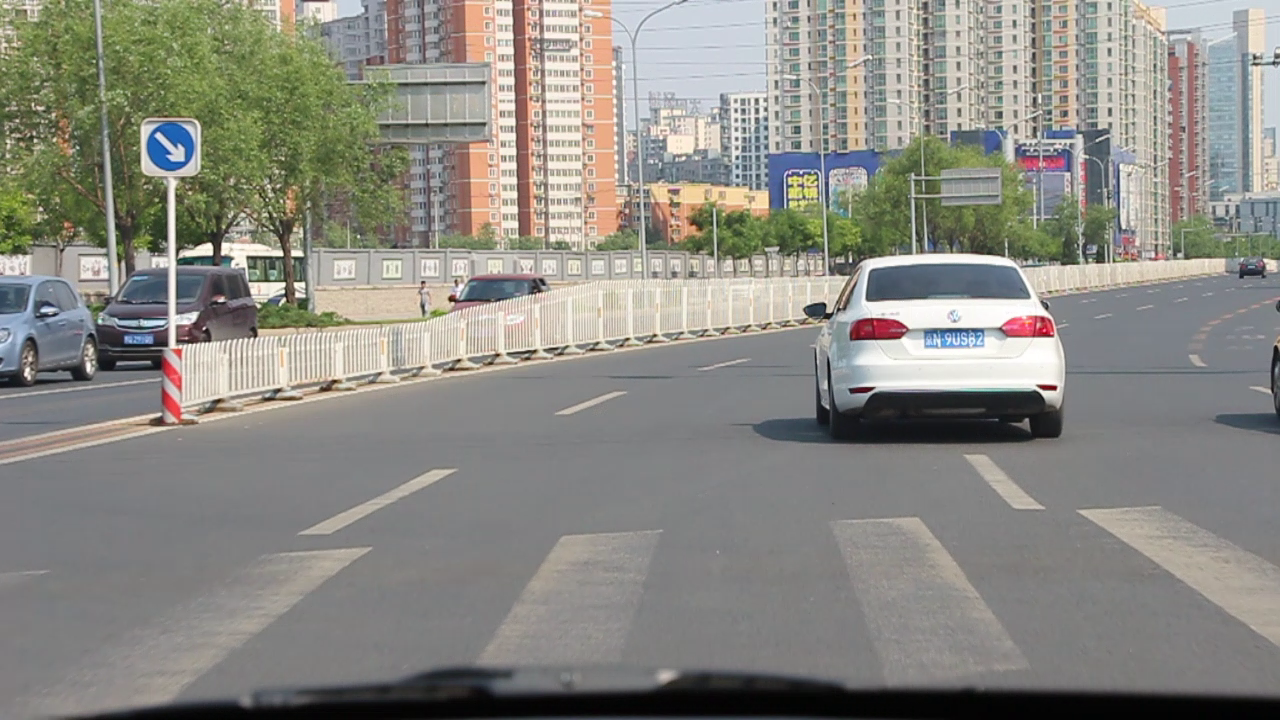
#> input picture study/01tech/day05/00016.png, 1280 x 720 px, found by its file name
$ jupyter execute 'day07-图像的特征.ipynb'
#> lines starting #> are read from the running program, lines starting #| are printed output that depends on the picture
# 1. 图像的特征

[cell 1]
import cv2

img = cv2.imread("00016.png")
#> img is the input picture: shape (720, 1280, 3); mean B, G, R 130.5, 137.6, 138.7
print(img.shape)
#| (720, 1280, 3)

## 1.1. 卷积

- $$h(x) = \int _{- \infty} ^{\infty} f(\tau) g(x - \tau) \mathrm{d} \tau$$

- 离散化

- $f(\tau)$是一个图像
    - $\tau \to (i, j)$是图像中像素的位置
    - $f(i, j)$就是像素（三通道）


- 离散$(i, j)$：
    - $f(i,j) \quad (i,j) \in [-1, 1]$
    - $f(i,j)$是$3 \times 3$矩阵

- $x \to (x, y)$

- 积分就是求和
    - $\int \to \sum$

- 离散的结果是：
    - $$ h(x, y) = \sum _{(i,j) \in [-1, 1]} f(i, j) g(x-i, y-j) $$

- filter2D
    - `dst=cv.filter2D(src, ddepth, kernel[, dst[, anchor[, delta[, borderType]]]])`

```python
    dst = cv.filter2D(
        src,    # 原图像：g(x,y)
        ddepth,  # 输出的图像深度：通道，类型； -1表示深度相同
        kernel,  # 模板：f(i,j):卷积核
        dst,  #输出图像（不建议参数中返回）
        anchor, # kernel与原图像的参照点
        delta, # 偏移值，改变结果图像的灰度
        borderType # 越界的替代值
    )

```

[cell 2]
import cv2
import numpy
# 原图像
src = cv2.imread("00016.png")

# kernel
# kernel = numpy.array([
#     [-1, -1, -1],
#     [ 0,  0,  0],
#     [ 1,  1,  1]
# ])
kernel = numpy.array([
    [-1, -1, -1],
    [-1,  8, -1],
    [-1, -1, -1]
])


# 卷积运算
dst = cv2.filter2D(src, -1, kernel, delta=0)
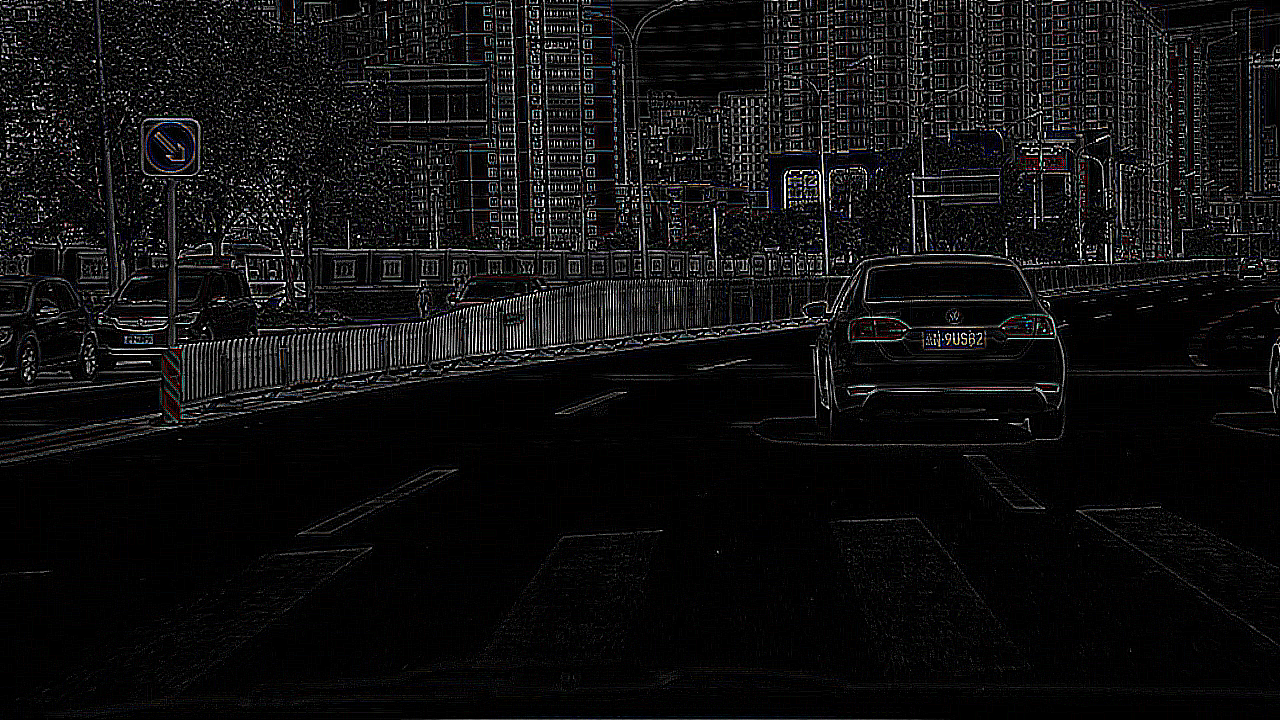
#> dst: shape (720, 1280, 3); mean B, G, R 16.6, 16.1, 16.3

cv2.imwrite("dd.png", dst)
#> Out = True
